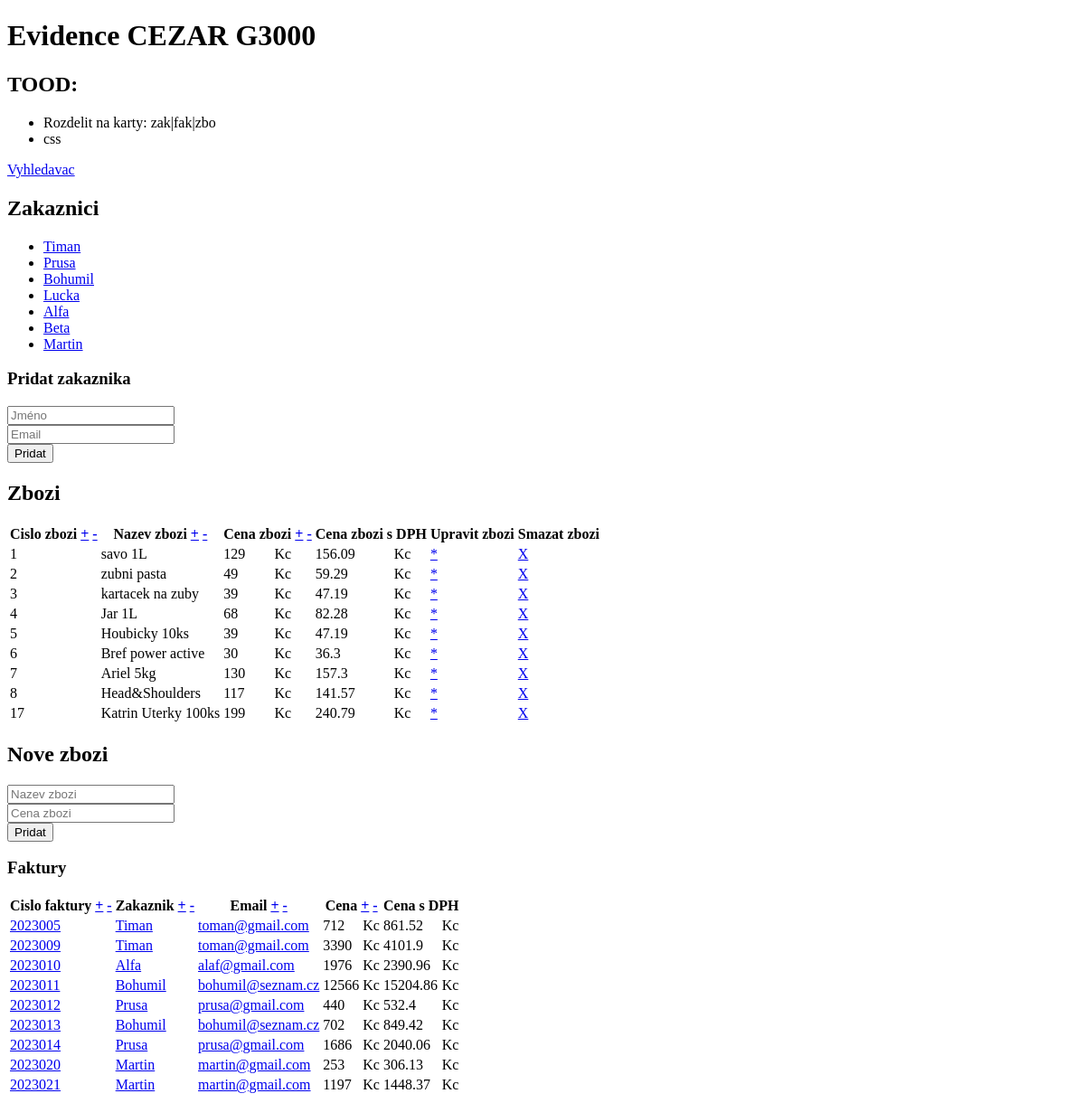
Before: / with the older database file.
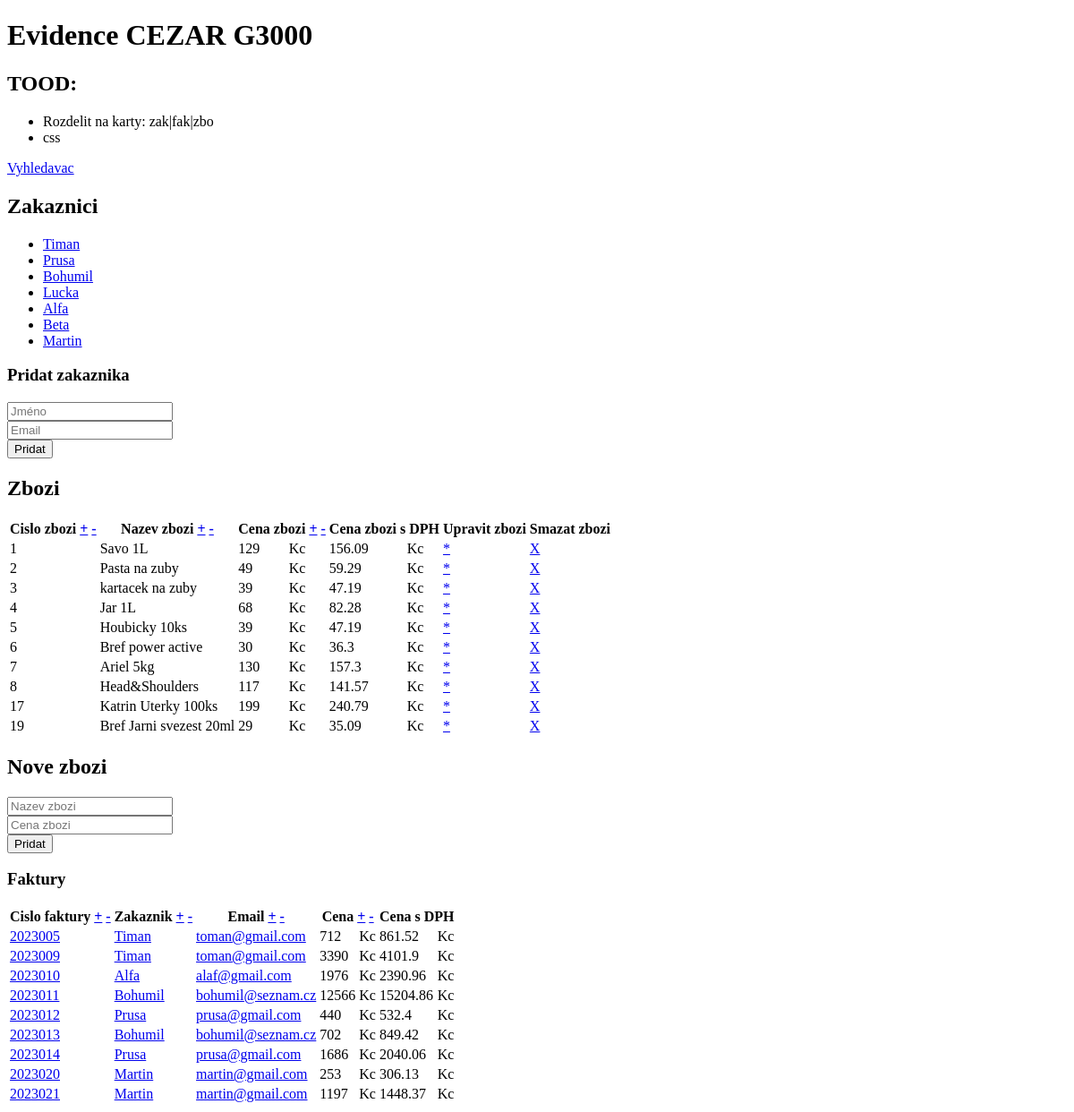
After: the same page with the newer database file.
### tables this page shows
CREATE TABLE `zakaznik` (
  `id_zak` smallint NOT NULL AUTO_INCREMENT,
  `jmeno` varchar(32) NOT NULL,
  `email` varchar(64) NOT NULL,
  PRIMARY KEY (`id_zak`)
);

CREATE TABLE `zbozi` (
  `id_zbozi` smallint NOT NULL AUTO_INCREMENT,
  `nazev` varchar(32) NOT NULL,
  `cena` int NOT NULL,
  PRIMARY KEY (`id_zbozi`)
);

CREATE TABLE `faktura` (
  `id_fak` int NOT NULL AUTO_INCREMENT,
  `zakaznik_id` smallint NOT NULL,
  `cena_fak` int NOT NULL,
  `datum` int NOT NULL,
  PRIMARY KEY (`id_fak`),
  KEY `zakaznik_id` (`zakaznik_id`),
  CONSTRAINT `faktura_ibfk_1` FOREIGN KEY (`zakaznik_id`) REFERENCES `zakaznik` (`id_zak`) ON DELETE CASCADE
);

### inc/functions.php (called while the page is built, shortened)
<?php
    function vypis_zakazniky($pdo) {
        $query = "SELECT * FROM zakaznik;";
        $stmt = $pdo->prepare($query);
        $stmt->execute();
        $results = $stmt->fetchall(PDO::FETCH_ASSOC);
        if ($results) {
            return $results;
        }
        return false;
    }
    function vypis_faktury($pdo, $order=false, $desc=false) {
        $query = "SELECT
            id_fak, jmeno, email, cena_fak, zakaznik_id
            FROM faktura
            JOIN zakaznik ON id_zak = zakaznik_id";
        $query .= ";";
        $stmt = $pdo->prepare($query);
        $stmt->execute();
        $results = $stmt->fetchall(PDO::FETCH_ASSOC);
        if ($results) {
            return $results;
        }
        return false;
    }
    function vypis_zbozi($pdo, $order=false, $desc=false) {
        $query = "SELECT * FROM zbozi";
        $query .= ";";
        $stmt = $pdo->prepare($query);
        $stmt->execute();
        $results = $stmt->fetchall(PDO::FETCH_ASSOC);
        if ($results) {
            return $results;
        }
        return false;
    }

### index.php (the view, shortened to what this page needs)
<?php
require_once("inc/dbh.inc.php");
require_once("inc/functions.php");;
?>
<!DOCTYPE html>
<html lang="en">
<head>
</head>
<body>
    <h1>Evidence CEZAR G3000</h1>
    <h2>TOOD:</h2>
    <ul>
        <li>Rozdelit na karty: zak|fak|zbo</li>
        <li>css</li>
    </ul>
    <a href="vyhledavac.php">Vyhledavac</a>
    <div id="zakaznici">
        <h2>Zakaznici</h2>
        <?php
            $results = vypis_zakazniky($conn);
            if (empty($results)) {
                echo "<p>Nemame zakazniky</p>";
            } else {
                echo "<ul>";
                foreach ($results as $result) {
                    echo "<li><a href='zakaznik.php?id=" . $result["id_zak"] . "'>"
                    . $result["jmeno"] .
                    "</a>".
                    "</li>";
                }
                echo "</ul>";
            }
        ?>
        <h3>Pridat zakaznika</h3>
        <form action="inc/pridatzakaznika.inc.php" method="POST">
            <input type="text" name="jmeno" required placeholder="Jméno"><br>
            <input type="email" name="email" required placeholder="Email"><br>
            <button type="submit" name="pridat_zakaznika">Pridat</button>
        </form>
        <div id="zbozi">
            <h2>Zbozi</h2>
            <?php
            $results = vypis_zbozi($conn, $_GET["orderzboziby"], $_GET["zbozidesc"]);
            if (empty($results)) {
                echo "<p>Nemame zadne zbozi</p>";
            } else {
                ?>
                <table>
                    <thead>
                        <tr>
                            <th>Cislo zbozi
                                <a href="index.php?orderzboziby=id_zbozi">+</a>
                                <a href="index.php?orderzboziby=id_zbozi&zbozidesc=true">-</a>
                            </th>
                            <th>Nazev zbozi
                                <a href="index.php?orderzboziby=nazev">+</a>
                                <a href="index.php?orderzboziby=nazev&zbozidesc=true">-</a>
                            </th>
                            <th colspan="2">Cena zbozi
                                <a href="index.php?orderzboziby=cena">+</a>
                                <a href="index.php?orderzboziby=cena&zbozidesc=true">-</a>
                            </th>
                            <th colspan="2">Cena zbozi s DPH</th>
                            <th>Upravit zbozi</th>
                            <th>Smazat zbozi</th>
                        </tr>
                    </thead>
                <tbody>
                <?php
                foreach ($results as $result) {
                    ?>
                        <tr>
                            <td> <?php echo $result["id_zbozi"]; ?></td>
                            <td> <?php echo $result["nazev"]; ?></td>
                            <td> <?php echo $result["cena"]; ?></td>
                            <td>Kc</td>
                            <td> <?php echo strval(intval($result["cena"]) * 1.21); ?></td>
                            <td>Kc</td>
                            <td> <a href=<?php echo "upravitzbozi.php?id=" . $result["id_zbozi"] ?>>*</a></td>
                            <td> <a href=<?php echo "inc/smazatzbozi.inc.php?id=". $result["id_zbozi"] ?>>X</a></td>
                        </tr>
                    <?php
                }
            }
            ?>
                </tbody>
            </table>
            <h2>Nove zbozi</h2>
            <form action="inc/pridatzbozi.inc.php" method="POST">
                <input type="text" name="nazev" id="nazev" required placeholder="Nazev zbozi"><br>
                <input type="number" name="cena" id="cena" step="0.1" required placeholder="Cena zbozi"><br>
                <button type="submit" name="pridat_zbozi">Pridat</button>
            </form>
        </div>
        <div id="faktury">
            <h3>Faktury</h3>
            <?php $faktury = vypis_faktury($conn, $_GET["orderfakturyby"], $_GET["fakturydesc"]); ?>
            <table>
                <thead>
                    <tr>
                        <th>
                            Cislo faktury
                            <a href="index.php?orderfakturyby=id_fak">+</a>
                            <a href="index.php?orderfakturyby=id_fak&fakturydesc=true">-</a>
                        </th>
                        <th>
                            Zakaznik
                            <a href="index.php?orderfakturyby=jmeno">+</a>
                            <a href="index.php?orderfakturyby=jmeno&fakturydesc=true">-</a>
                        </th>
                        <th>
                            Email
                            <a href="index.php?orderfakturyby=email">+</a>
                            <a href="index.php?orderfakturyby=email&fakturydesc=true">-</a>
                        </th>
                        <th colspan="2">
                            Cena
                            <a href="index.php?orderfakturyby=cena_fak">+</a>
                            <a href="index.php?orderfakturyby=cena_fak&fakturydesc=true">-</a>
                        </th>
                        <th colspan="2">Cena s DPH</th>
                    </tr>
                </thead>
                <tbody>
                    <?php
                    foreach($faktury as $faktura) {
                        ?>
                        <tr>
                            <td>
                                <a href="<?php echo "faktura.php?id=" . $faktura["id_fak"] ?>">
                                    <?php echo $faktura["id_fak"]; ?>
                                </a>
                            </td>
                            <td>
                                <a href="<?php echo "zakaznik.php?id=" . $faktura["id_zak"] ?>">
                                    <?php echo $faktura["jmeno"]; ?>
                                </a>
                            </td>
                            <td>
                                <a href="<?php echo "mailto:" . $faktura["email"]; ?>">
                                    <?php echo $faktura["email"]; ?>
                                </a>
                            </td>
                            <td><?php echo $faktura["cena_fak"]; ?></td>
                            <td>Kc</td>
                            <td><?php echo strval(intval($faktura["cena_fak"]) * 1.21); ?></td>
                            <td>Kc</td>
                        </tr>
                        <?php
                    }
                    ?>
                </tbody>
            </table>
        </div>
    </div>
</body>
</html>

Changed rows visible on the page:
changed zbozi id 1: nazev "savo 1L" → "Savo 1L"
changed zbozi id 2: nazev "zubni pasta" → "Pasta na zuby"
added zbozi: id_zbozi "19", nazev "Bref Jarni svezest 20ml", cena "29", intval($result['cena'])*1.21 "35.09"
